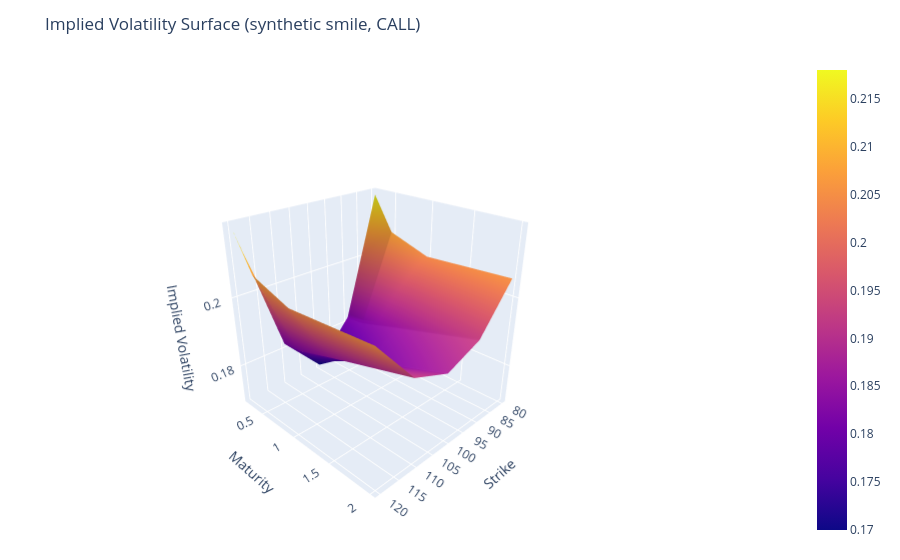

Notebook source saved alongside this figure:
### Markdown cell above
## 3. `plot_vol_surface`

This simulator has no real options market data (see
`docs/decisions/ADR-008-derivatives-isolation-boundary.md`), so — same technique
`tests/derivatives/test_vol_surface.py` uses as its correctness oracle — a synthetic smile is
priced via `black_scholes_price`, inverted back through `build_vol_surface`, and rendered as
the interactive 3D surface plotly produces.

The smile has to vary with maturity, not just strike, or the "surface" degenerates into a flat
ridge extruded identically across every maturity row — not a mistake `build_vol_surface` can
catch (it round-trips whatever grid it's given exactly), just an unconvincing choice of demo
input. The smile below follows the standard stylized shape instead: curvature that decays with
√T (short-dated skew is more pronounced than long-dated), and an ATM level that rises slightly
with maturity.

### Code cell
import numpy as np

from market_sim.derivatives import OptionType, black_scholes_price, build_vol_surface
from market_sim.visualization import plot_vol_surface

S, r = 100.0, 0.03
strikes = np.array([80.0, 90.0, 100.0, 110.0, 120.0])
maturities = np.array([0.25, 0.5, 1.0, 2.0])


def smile(K: float, T: float) -> float:
    atm = 0.16 + 0.02 * np.sqrt(T)       # ATM vol rises slightly with maturity
    curvature = 0.6 / np.sqrt(T)         # skew flattens as maturity grows
    moneyness = (K - S) / S
    return atm + curvature * moneyness ** 2


market_prices = np.array(
    [
        [black_scholes_price(S, K, T, r, smile(K, T), OptionType.CALL) for K in strikes]
        for T in maturities
    ]
)

surface = build_vol_surface(market_prices, strikes, maturities, S, r, OptionType.CALL)

fig = plot_vol_surface(surface, title="Implied Volatility Surface (synthetic smile, CALL)")
fig

### Figure 1 — Plotly figure (JSON) as saved in the notebook; plotly's stock layout.template omitted (floating-point values rounded to 4 significant figures)
{"data": [{"type": "surface", "x": [80.0, 90.0, 100.0, 110.0, 120.0], "y": [0.25, 0.5, 1.0, 2.0], "z": [[0.218, 0.182, 0.17, 0.182, 0.218], [0.2081, 0.1826, 0.1741, 0.1826, 0.2081], [0.204, 0.186, 0.18, 0.186, 0.204], [0.2053, 0.1925, 0.1883, 0.1925, 0.2053]]}], "layout": {"margin": {"b": 20, "l": 20, "r": 20, "t": 60}, "scene": {"camera": {"eye": {"x": 1.7, "y": 1.7, "z": 1.2}}, "domain": {"x": [0.0, 0.92], "y": [0.0, 0.92]}, "xaxis": {"title": {"text": "Strike"}}, "yaxis": {"title": {"text": "Maturity"}}, "zaxis": {"title": {"text": "Implied Volatility"}}}, "title": {"text": "Implied Volatility Surface (synthetic smile, CALL)"}}}
